Frame 1 (no input): blank canvas, image omitted
Frame 60 (no input): blank canvas, image omitted
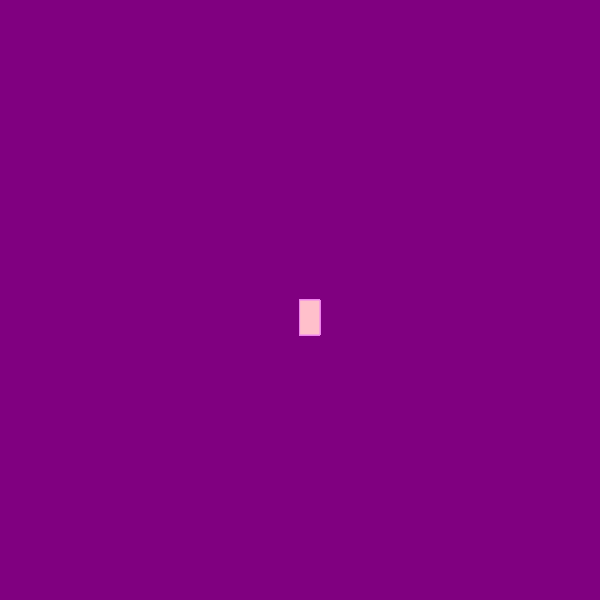
Frame 120 (the mouse pressed at the canvas centre since frame 60)

The p5.js sketch whose frames 1 and 60 were blank and that drew this single picture after the mouse press (run headless with seeded random() and noise() and a simulated clock; from frame 60 on, the mouse is pressed at the canvas centre):

// p5.js sketch
// ── sketch.js
function setup() {
    createCanvas(600, 600);
    background("purple");
  }
  
  function draw() {
    stroke("violet");
    fill("pink");
  
    // console.log(mouseIsPressed)
  
    if (mouseIsPressed) {
      rect(mouseX, mouseY, 20, 35);
    }
  }
